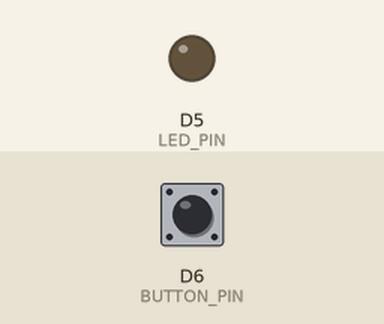
The sketch below on a simulated ESP8266 (NodeMCU). Parts: output pins drawn as LEDs (lit = HIGH). Inputs (shaded band) come from the test bench; at power-on: D6 (BUTTON_PIN) HIGH.

Above: at 1.2 s.
1.3 s: D6 (BUTTON_PIN) pulled LOW for 0.15 s
At 1.45 s:
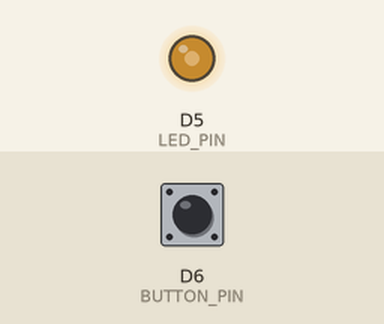
3.0 s: D6 (BUTTON_PIN) pulled LOW for 1 s
At 5.2 s:
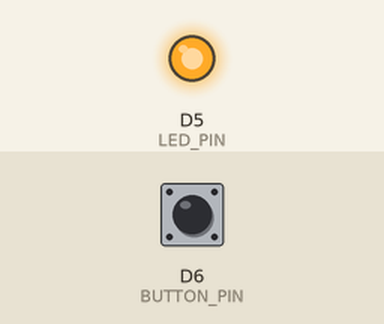
Timing chart, 0 to 6.7 s (numbered marks = the images above; inputs shaded):
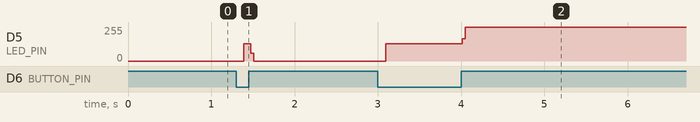

The sketch:

debouncing.ino
```cpp
#define LED_PIN D5 //digital pin for LED
#define BUTTON_PIN D6 //digital pin for input button

bool ledState = false;
bool lastButtonState = HIGH;
unsigned long lastDebounceTime = 0;
const unsigned long debouncedDelay = 50;  //50ms debounce interval

void setup(){
  pinMode(LED_PIN, OUTPUT);
  pinMode(BUTTON_PIN, INPUT_PULLUP); //using internal pull-up resistance
}

void loop(){
  //read digital state of input button
  bool reading = digitalRead(BUTTON_PIN);

  //check if the button state has changed
  if(reading != lastButtonState){
    lastDebounceTime = millis();  //  Reset the debounce timer
  }

  //  if the button state has remainedstable for the debounce interval
  if((millis() - lastDebounceTime) > debouncedDelay){
    if (reading == LOW){
      ledState = !ledState;   //  Toggle LED state on button press
      digitalWrite(LED_PIN, ledState);
    }
  }

  lastButtonState = reading;  //  Update the last known state
}
```

Measured:
- after the input at 1.3 s, D5 (LED_PIN): 0/255 → 128/255 after 0.09 s, → 0/255 0.08 s later
- after the input at 3.0 s, D5 (LED_PIN): 0/255 → 128/255 after 0.09 s, → 255/255 0.92 s later
